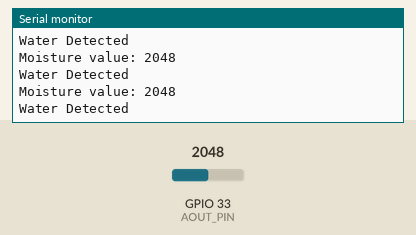
A sketch run on a simulated ESP32. Parts: the last lines printed to the serial monitor. Inputs (shaded band) come from the test bench; at power-on: GPIO 33 (AOUT_PIN) = 2048.

Above: at 1.3 s.
1.4 s: GPIO 33 (AOUT_PIN) set to 4095
At 1.9 s:
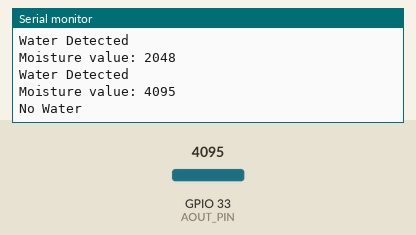
3.5 s: GPIO 33 (AOUT_PIN) set to 3603
At 3.9 s:
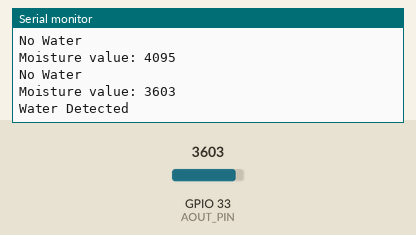
Timing chart, 0 to 6.5 s (numbered marks = the images above; inputs shaded):
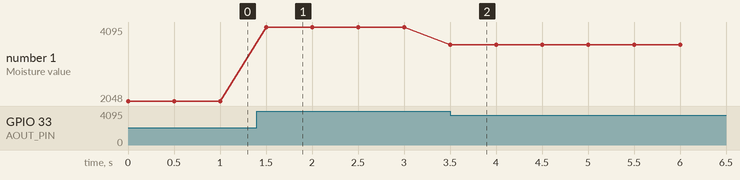

The sketch:

Moisture_sensor.ino
```cpp
/*
 * This ESP32 code is created by esp32io.com
 *
 * This ESP32 code is released in the public domain
 *
 * For more detail (instruction and wiring diagram), visit https://esp32io.com/tutorials/esp32-soil-moisture-sensor
 */

#define AOUT_PIN 33 // ESP32 pin GPIO36 (ADC0) that connects to AOUT pin of moisture sensor

void setup() {
  Serial.begin(9600);
}

void loop() {
  int value = analogRead(AOUT_PIN); // read the analog value from sensor

  Serial.print("Moisture value: ");
  Serial.println(value);

 if (value == 4095)
    Serial.println("No Water");
  else
    Serial.println("Water Detected");


  delay(500);
}
```

Measured:
- after the input at 1.4 s, the serial monitor: prints a new line after 0.10 s (image 1)
- after the input at 3.5 s, the serial monitor: prints a new line at once (image 2)
- plotted number 1: 2048 → 4095 after the input at 1.4 s, 4095 → 3603 after the input at 3.5 s
